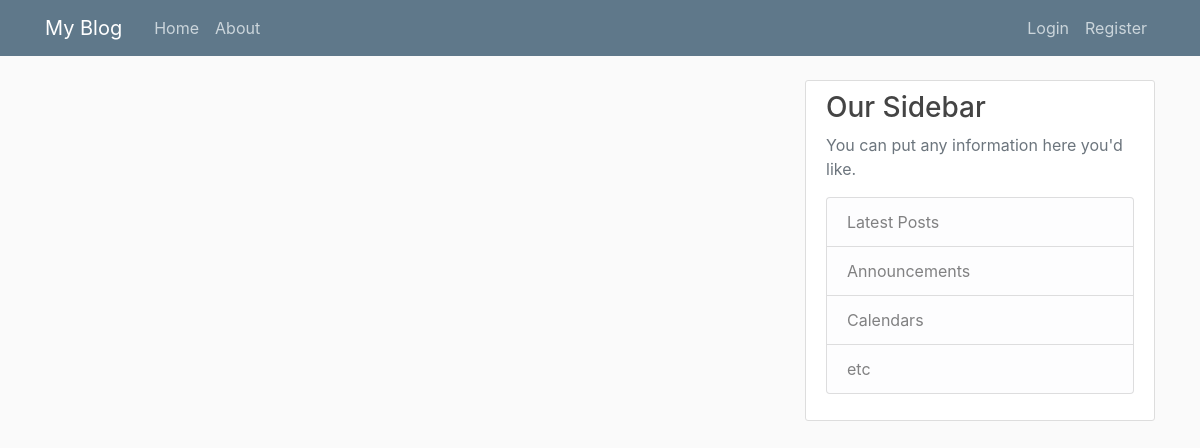
The app's page /home, older data.
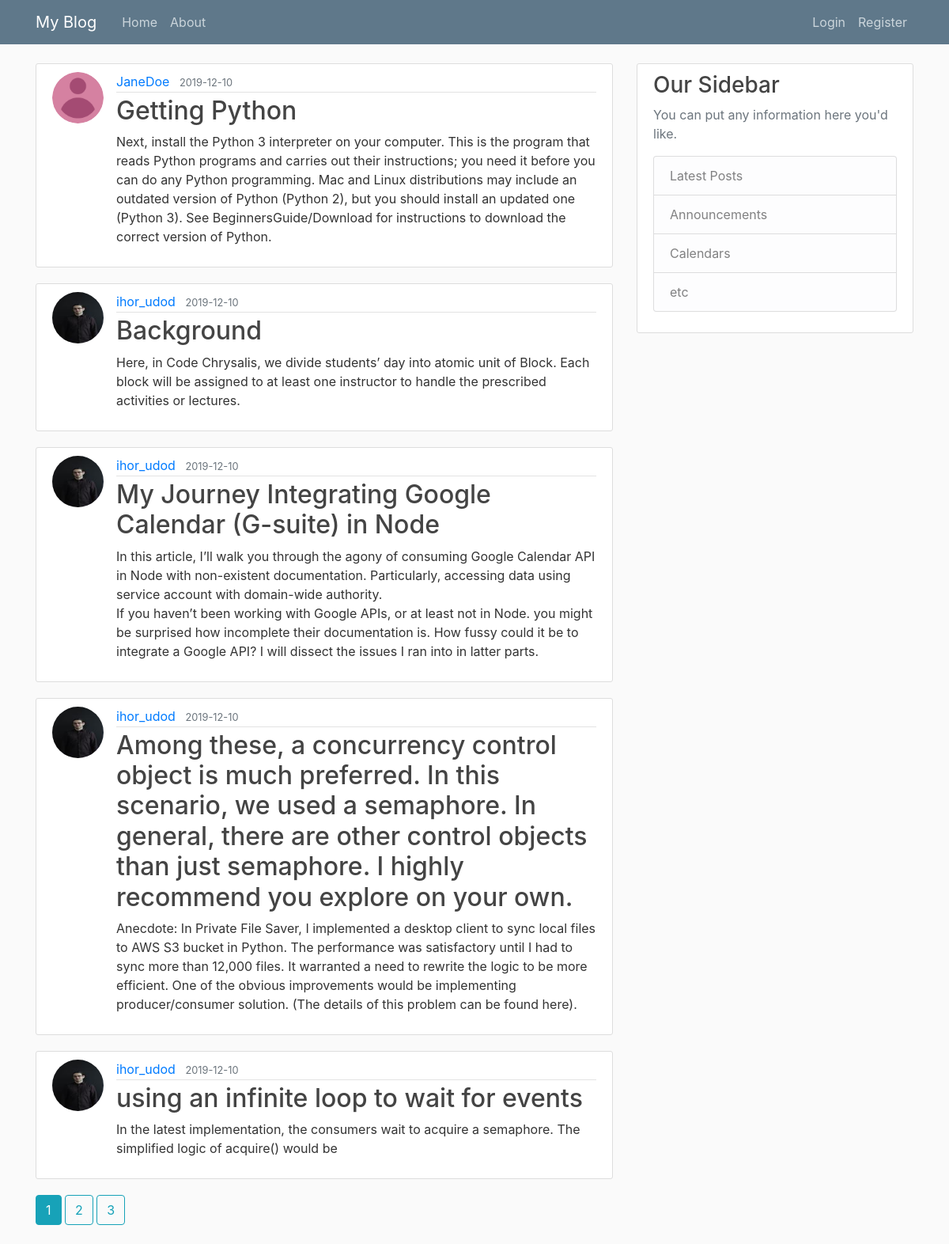
The same page, newer data.
### fl_blog/models.py (models this page shows, shortened)
class Post(db.Model):
    id = db.Column(db.Integer, primary_key=True)
    title = db.Column(db.String(120), nullable=False)
    date_posted = db.Column(db.DateTime, nullable=False, default=datetime.utcnow)
    content = db.Column(db.Text, nullable=False)
    user_id = db.Column(db.Integer, db.ForeignKey("user.id"), nullable=False)

class User(db.Model, UserMixin):
    id = db.Column(db.Integer, primary_key=True)
    username = db.Column(db.String(20), unique=True, nullable=False)
    email = db.Column(db.String(120), unique=True, nullable=False)
    image_file = db.Column(db.String(20), nullable=False, default="default.jpg")
    password = db.Column(db.String(60), nullable=False)
    posts = db.relationship("Post", backref="author", lazy=True)

### fl_blog/main/routes.py (the view)
@main.route("/")
@main.route("/home")
def home():
    page = request.args.get("page", 1, type=int)
    posts = Post.query.order_by(Post.date_posted.desc()).paginate(page=page, per_page=5)
    return render_template("home.html", posts=posts)

### fl_blog/templates/home.html
{% extends "layout.html" %}
{% block content %}
{% for post in posts.items %}
<article class="media content-section">
  <img class="rounded-circle article-img"
    src="{{ url_for('static', filename='profile_pics/' + post.author.image_file) }}">
  <div class="media-body">
    <div class="article-metadata">
      <a class="mr-2"
        href="{{ url_for('users.user_posts', username=post.author.username) }}">{{ post.author.username }}</a>
      <small class="text-muted">{{ post.date_posted.strftime('%Y-%m-%d') }}</small>
    </div>
    <h2><a class="article-title" href="{{ url_for('posts.post', post_id=post.id) }}">{{ post.title }}</a></h2>
    <p class="article-content">{{ post.content }}</p>
  </div>
</article>
{% endfor %}
{% for page_num in posts.iter_pages(left_edge=1, right_edge=1, left_current=1, right_current=2) %}
{% if page_num %}
{% if posts.page == page_num %}
<a class="btn btn-info mb-4" href="{{ url_for('main.home', page=page_num) }}">{{ page_num }}</a>
{% else %}
<a class="btn btn-outline-info mb-4" href="{{ url_for('main.home', page=page_num) }}">{{ page_num }}</a>
{% endif %}
{% else %}
...
{% endif %}
{% endfor %}
{% endblock content %}

### fl_blog/templates/layout.html (shortened to what this page needs)
<!DOCTYPE html>
<html>
<head>
    <link rel="stylesheet" href="https://stackpath.bootstrapcdn.com/bootstrap/4.3.1/css/bootstrap.min.css"
>
    <link rel="stylesheet" type="text/css" href="{{ url_for('static', filename='main.css') }}">
</head>
<body>
    <header class="site-header">
        <nav class="navbar navbar-expand-md navbar-dark bg-steel fixed-top">
            <div class="container">
                <a class="navbar-brand mr-4" href="/">My Blog</a>
                <div class="collapse navbar-collapse" id="navbarToggle">
                    <div class="navbar-nav mr-auto">
                        <a class="nav-item nav-link" href="{{ url_for('main.home') }}">Home</a>
                        <a class="nav-item nav-link" href="/about">About</a>
                    </div>
                    <div class="navbar-nav">
                        {% if current_user.is_authenticated %}
                        <a class="nav-item nav-link" href="{{ url_for('posts.new_post') }}">Create Post</a>
                        <a class="nav-item nav-link" href="{{ url_for('users.account') }}">Account</a>
                        <a class="nav-item nav-link" href="{{ url_for('users.logout') }}">Logout</a>
                        {% else %}
                        <a class="nav-item nav-link" href="{{ url_for('users.login') }}">Login</a>
                        <a class="nav-item nav-link" href="{{ url_for('users.register') }}">Register</a>
                        {% endif %}
                    </div>
                </div>
            </div>
        </nav>
    </header>
    <main role="main" class="container">
        <div class="row">
            <div class="col-md-8">
                {% block content %}{% endblock %}
            </div>
            <div class="col-md-4">
                <div class="content-section">
                    <h3>Our Sidebar</h3>
                    <p class='text-muted'>You can put any information here you'd like.
                        <ul class="list-group">
                            <li class="list-group-item list-group-item-light">Latest Posts</li>
                            <li class="list-group-item list-group-item-light">Announcements</li>
                            <li class="list-group-item list-group-item-light">Calendars</li>
                            <li class="list-group-item list-group-item-light">etc</li>
                        </ul>
                    </p>
                </div>
            </div>
        </div>
    </main>
</body>
</html>

### fl_blog/static/main.css (style rules this page uses)
body { background: #fafafa; color: #333333; margin-top: 5rem; }
h1, h2, h3, h4, h5, h6 { color: #444444; }
.bg-steel { background-color: #5f788a; }
.site-header .navbar-nav .nav-link { color: #cbd5db; }
.content-section { background: #ffffff; padding: 10px 20px; border: 1px solid #dddddd; border-radius: 3px; margin-bottom: 20px; }
.article-title { color: #444444; }
.article-content { white-space: pre-line; }
.article-img { height: 65px; width: 65px; margin-right: 16px; }
.article-metadata { padding-bottom: 1px; margin-bottom: 4px; border-bottom: 1px solid #e3e3e3 }

Row changes from the older to the newer data that the page shows:
added Post: image_file (placeholder picture), author.username "JaneDoe", date_posted "2019-12-10", title "Getting Python", content "Next, install the Python 3 interpreter on your computer. This is the program that reads Python programs and carries out their instructions; you need it before you can do any Python programming. Mac and Linux distributions may include an outdated version of Python (Python 2), but you should install an updated one (Python 3). See BeginnersGuide/Download for instructions to download the correct version of Python."
added Post: image_file (picture), author.username "ihor_udod", date_posted "2019-12-10", title "Background", content "Here, in Code Chrysalis, we divide students’ day into atomic unit of Block. Each block will be assigned to at least one instructor to handle the prescribed activities or lectures."
added Post: image_file (picture), author.username "ihor_udod", date_posted "2019-12-10", title "My Journey Integrating Google Calendar (G-suite) in Node", content "In this article, I’ll walk you through the agony of consuming Google Calendar API in Node with non-existent documentation. Particularly, accessing data using service account with domain-wide authority. If you haven’t been working with Google APIs, or at least not in Node. you might be surprised how incomplete their documentation is. How fussy could it be to integrate a Google API? I will dissect the issues I ran into in latter parts."
added Post: image_file (picture), author.username "ihor_udod", date_posted "2019-12-10", title "Among these, a concurrency control object is much preferred. In this scenario, we used a semaphore. In general, there are other control objects than just semaphore. I highly recommend you explore on your own.", content "Anecdote: In Private File Saver, I implemented a desktop client to sync local files to AWS S3 bucket in Python. The performance was satisfactory until I had to sync more than 12,000 files. It warranted a need to rewrite the logic to be more efficient. One of the obvious improvements would be implementing producer/consumer solution. (The details of this problem can be found here)."
added Post: image_file (picture), author.username "ihor_udod", date_posted "2019-12-10", title "using an infinite loop to wait for events", content "In the latest implementation, the consumers wait to acquire a semaphore. The simplified logic of acquire() would be"
Text that changed along with them:
new list line: "1"
new list line: "2"
new list line: "3"
